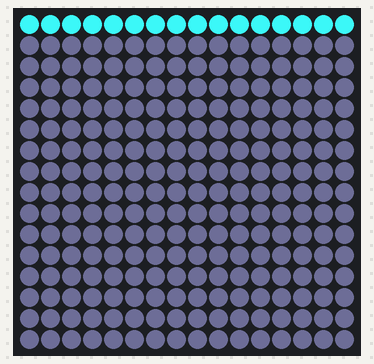
Simulated run of this sketch. Board: Arduino Leonardo, built with avr-gcc and run on an emulated ATmega32U4. Parts: 16×16 RGB LED matrix (first LED top left, wired row by row). MIDI output is not drawn.

Above: at 1.22 s.
At 2.42 s:
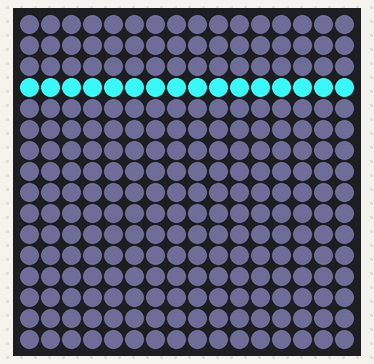
At 3.22 s:
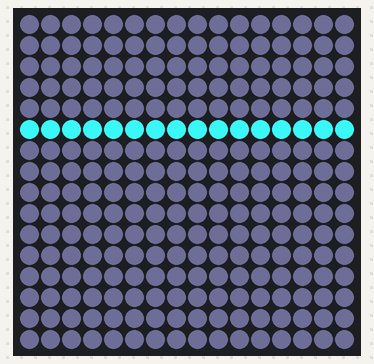
At 4.02 s:
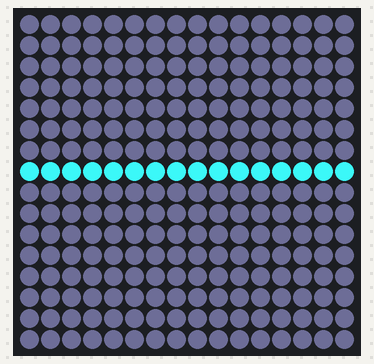
At 5.62 s:
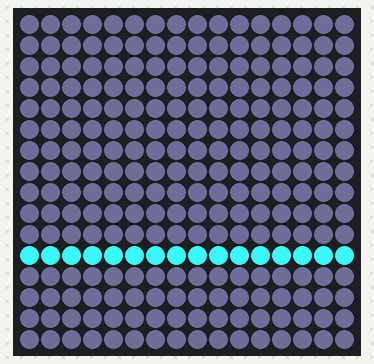
At 7.22 s:
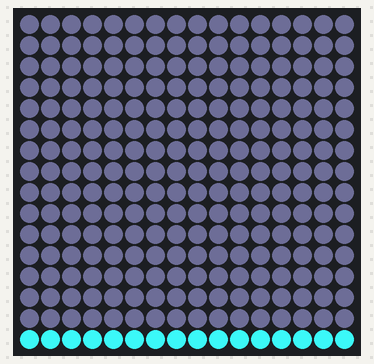

The sketch:

midiator.ino
```cpp
#include <MIDI.h>
#include <MsTimer2.h>
#include "FastLED.h"

FASTLED_USING_NAMESPACE

// FastLED "100-lines-of-code" demo reel, showing just a few
// of the kinds of animation patterns you can quickly and easily
// compose using FastLED.
//
// This example also shows one easy way to define multiple
// animations patterns and have them automatically rotate.
//
// -Mark Kriegsman, December 2014

#if defined(FASTLED_VERSION) && (FASTLED_VERSION < 3001000)
	#warning "Requires FastLED 3.1 or later; check github for latest code."
#endif

#define DATA_PIN    6
	//#define CLK_PIN   4
#define LED_TYPE    WS2812B
#define COLOR_ORDER GRB
#define NUM_LEDS    256
	CRGB leds[NUM_LEDS];

#define BRIGHTNESS          255
#define FRAMES_PER_SECOND  120
#define ROWS 16
#define COLS 16
#define TYPES 3

const uint8_t note = 0, velocity = 1, instrument = 2;

volatile unsigned char sequencer_data[COLS][ROWS][TYPES];
volatile unsigned char sequencer_data_tmp[COLS][ROWS][TYPES];

MIDI_CREATE_INSTANCE(HardwareSerial, Serial1, MIDI);
const int channel = 8;

volatile uint8_t beat_position;

void TIRQ_seq_send(void) {
	if (beat_position >= COLS) {
		beat_position = 0;
	}
	for (int i = 0; i < NUM_LEDS; i++) {
		if ((i / 16) % 2 == 0) {
			if (sequencer_data[i / 16][i % 16][velocity] > 0) {
				leds[i].setRGB(122, 16, 22);
			}
			else {
				leds[i].setRGB(16, 16, 22);
			}
		}else {
			if (sequencer_data[i / 16][15 - (i % 16)][velocity] > 0) {
				leds[i].setRGB(122, 16, 22);
			}
			else {
				leds[i].setRGB(16, 16, 22);
			}
		}
		//leds[i].setRGB(0,0, 0);
	}
	for (int i = 16 * beat_position; i < (16 * beat_position + 16); i++) {
		leds[i].setRGB(55, 233, 233);
	}

	FastLED.show();

	for (int row = 0; row < ROWS; row++) {
		if (sequencer_data[beat_position][row][velocity] == 0) {
			MIDI.sendNoteOff(
				sequencer_data[beat_position][row][note],
				sequencer_data[beat_position][row][velocity],
				sequencer_data[beat_position][row][instrument]
			);
		}
		else {
			MIDI.sendNoteOn(
				sequencer_data[beat_position][row][note],
				sequencer_data[beat_position][row][velocity],
				sequencer_data[beat_position][row][instrument]
			);
		}
	}
	beat_position++;
}

void setup() {
	Serial.begin(115200);
	delay(500); // 3 second delay for recovery

	// tell FastLED about the LED strip configuration
	FastLED.addLeds<LED_TYPE, DATA_PIN, COLOR_ORDER>(leds, NUM_LEDS).setCorrection(TypicalLEDStrip);
	//FastLED.addLeds<LED_TYPE,DATA_PIN,CLK_PIN,COLOR_ORDER>(leds, NUM_LEDS).setCorrection(TypicalLEDStrip);

	// set master brightness control
	FastLED.setBrightness(BRIGHTNESS);

	beat_position = 0;
	for (int i = 0; i < ROWS; i++) {
		for (int j = 0; j < COLS; j++) {
			sequencer_data[i][j][note] = 48;
			sequencer_data[i][j][velocity] = 0;
			sequencer_data[i][j][instrument] = 1;
		}
	}
	MIDI.begin();
	for (int c = 0; c < 17; c++)
		for (int note = 0; note <= 127; note++) {
			MIDI.sendNoteOff(note, 10, c);
		}

	MsTimer2::set(400, TIRQ_seq_send);
	MsTimer2::start();

}


void loop() {
	if (Serial.available()) {
		char trailer1, trailer2;
		char header1, header2;
		header1 = Serial.read();
		while (header1 != 222) {
			if (!Serial.available()) {
				return;
			}
			header1 = Serial.read();
		}
		header2 = Serial.read();
		if (header1 == 222 && header2 == 244) {
			for (int i = 0; i < ROWS; i++) {
				for (int j = 0; j < COLS; j++) {
					while (!Serial.available());// { delayMicroseconds(10); };
						sequencer_data[i][j][note] = Serial.read();
						//Serial.write(sequencer_data[i][j][note]);
					while (!Serial.available());// { delayMicroseconds(10); };
						sequencer_data[i][j][velocity] = Serial.read();
						//Serial.write(sequencer_data[i][j][velocity]);
						while (!Serial.available());// { delayMicroseconds(10); };
						sequencer_data[i][j][instrument] = Serial.read();
						//Serial.println(sequencer_data[i][j][instrument]);
				}
			}
			while (!Serial.available());// { delayMicroseconds(10); };
				trailer1 = Serial.read();
			while (!Serial.available());// { delayMicroseconds(10); };
				trailer2 = Serial.read();

			if (trailer1 == 222 && trailer2 == 244) {
				for (int i = 0; i < ROWS; i++) {
					for (int j = 0; j < COLS; j++) {
						while (!Serial.available());// { delayMicroseconds(10); };
							sequencer_data[i][j][note] = sequencer_data_tmp[i][j][note];
						while (!Serial.available());// { delayMicroseconds(10); };
							sequencer_data[i][j][velocity] = sequencer_data_tmp[i][j][velocity];
						while (!Serial.available());// { delayMicroseconds(10); };
							sequencer_data[i][j][instrument] = sequencer_data_tmp[i][j][instrument];
					}
				}
			}
			else {
				MIDI.sendNoteOn(55, 66, 1);
				delay(10);
				MIDI.sendNoteOff(55, 66, 1);

			}
		}
		else {
			while (Serial.available()) {
				Serial.clear();
			}
		}
	}
}
```

Measured:
- by itself, everything shown: repeats every 6.4 s, in 16 steps
- what the display in image 1 shows lasts 0.4 s, from 2.2 s to 2.6 s
